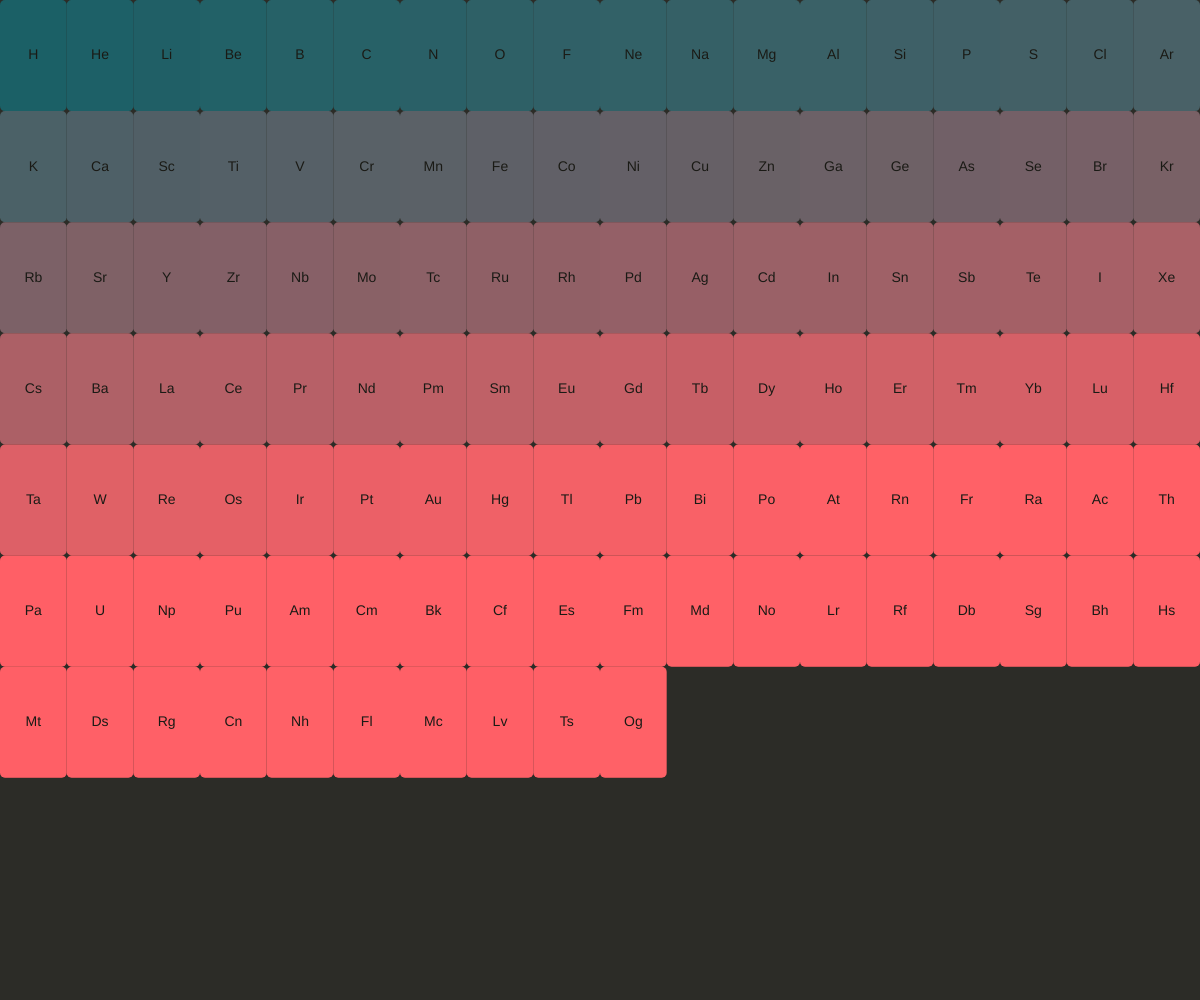
Frame 1 (no input)
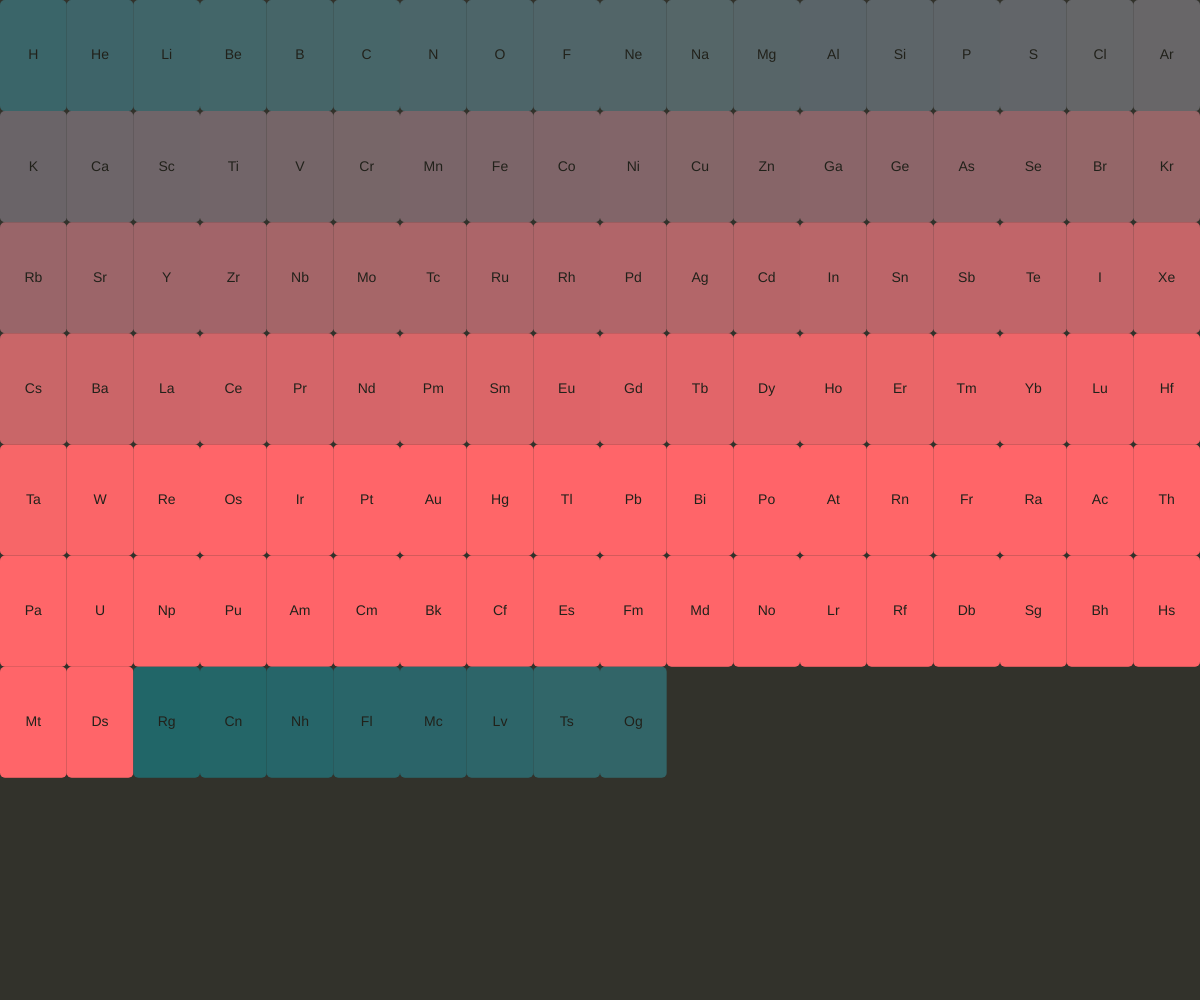
Frame 60 (no input)
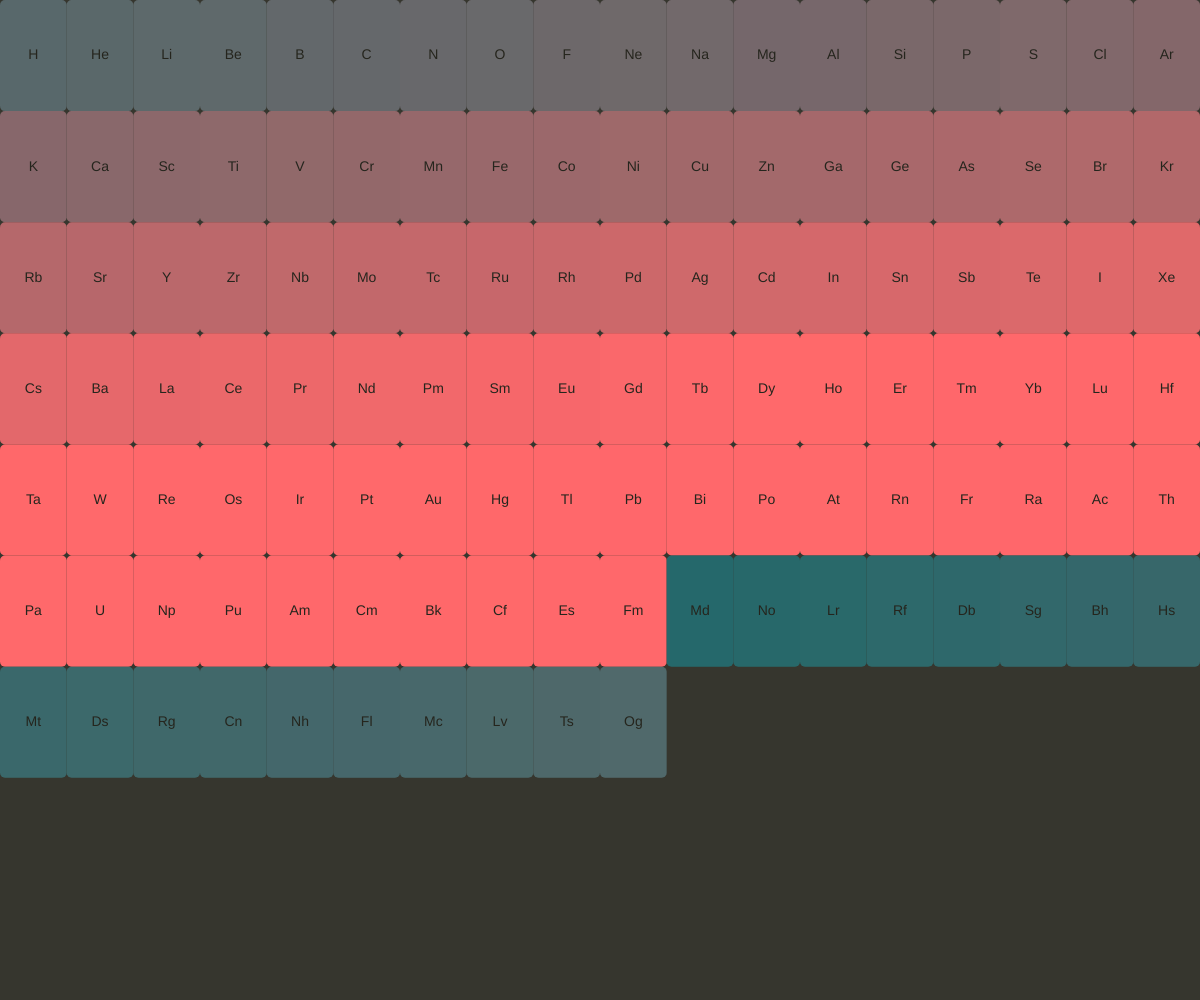
Frame 120 (the mouse pressed at the canvas centre since frame 60)

The p5.js sketch that drew these frames (run headless with seeded random() and noise() and a simulated clock; from frame 60 on, the mouse is pressed at the canvas centre):

// p5.js sketch
// ── sketch.js
const elements = [
  'H', 'He', 'Li', 'Be', 'B', 'C', 'N', 'O', 'F', 'Ne',
  'Na', 'Mg', 'Al', 'Si', 'P', 'S', 'Cl', 'Ar', 'K', 'Ca',
  'Sc', 'Ti', 'V', 'Cr', 'Mn', 'Fe', 'Co', 'Ni', 'Cu', 'Zn',
  'Ga', 'Ge', 'As', 'Se', 'Br', 'Kr', 'Rb', 'Sr', 'Y', 'Zr',
  'Nb', 'Mo', 'Tc', 'Ru', 'Rh', 'Pd', 'Ag', 'Cd', 'In', 'Sn',
  'Sb', 'Te', 'I', 'Xe', 'Cs', 'Ba', 'La', 'Ce', 'Pr', 'Nd',
  'Pm', 'Sm', 'Eu', 'Gd', 'Tb', 'Dy', 'Ho', 'Er', 'Tm', 'Yb',
  'Lu', 'Hf', 'Ta', 'W', 'Re', 'Os', 'Ir', 'Pt', 'Au', 'Hg',
  'Tl', 'Pb', 'Bi', 'Po', 'At', 'Rn', 'Fr', 'Ra', 'Ac', 'Th',
  'Pa', 'U', 'Np', 'Pu', 'Am', 'Cm', 'Bk', 'Cf', 'Es', 'Fm',
  'Md', 'No', 'Lr', 'Rf', 'Db', 'Sg', 'Bh', 'Hs', 'Mt', 'Ds',
  'Rg', 'Cn', 'Nh', 'Fl', 'Mc', 'Lv', 'Ts', 'Og'
];

const grid = {
  rows: 9,
  cols: 18,
  cellWidth: 0,
  cellHeight: 0
};

let hueOffset = 0;

function setup() {
  createCanvas(windowWidth, windowHeight);
  grid.cellWidth = width / grid.cols;
  grid.cellHeight = height / grid.rows;
}

function draw() {
  background(20);
  
  // Pulsing ambient light effect
  hueOffset = (hueOffset + 0.5) % 360;
  const baseHue = hueOffset;
  const glowIntensity = map(sin(frameCount * 0.02), -1, 1, 0.7, 1);
  
  // Draw the periodic table grid
  for (let i = 0; i < elements.length; i++) {
    const row = Math.floor(i / grid.cols);
    const col = i % grid.cols;
    
    if (row >= grid.rows) break;
    
    const x = col * grid.cellWidth;
    const y = row * grid.cellHeight;
    
    // Element tile with pulsing glow
    const elementHue = (baseHue + (i * 3)) % 360;
    fill(elementHue, 80, 90);
    noStroke();
    rect(x, y, grid.cellWidth, grid.cellHeight, 5);
    
    // Glow effect
    const glow = map(sin(frameCount * 0.02 + i), -1, 1, 30, 60) * glowIntensity;
    fill(elementHue, 70, 95, glow);
    rect(x, y, grid.cellWidth, grid.cellHeight, 5);
    
    // Element symbol
    fill(0);
    textSize(14);
    textAlign(CENTER, CENTER);
    text(elements[i], x + grid.cellWidth/2, y + grid.cellHeight/2);
  }
  
  // Continuous ambient glow overlay
  const ambientGlow = map(sin(frameCount * 0.01), -1, 1, 0.05, 0.15);
  fill(255, 255, 200, ambientGlow * 255);
  noStroke();
  rect(0, 0, width, height);
}

function windowResized() {
  resizeCanvas(windowWidth, windowHeight);
  grid.cellWidth = width / grid.cols;
  grid.cellHeight = height / grid.rows;
}
